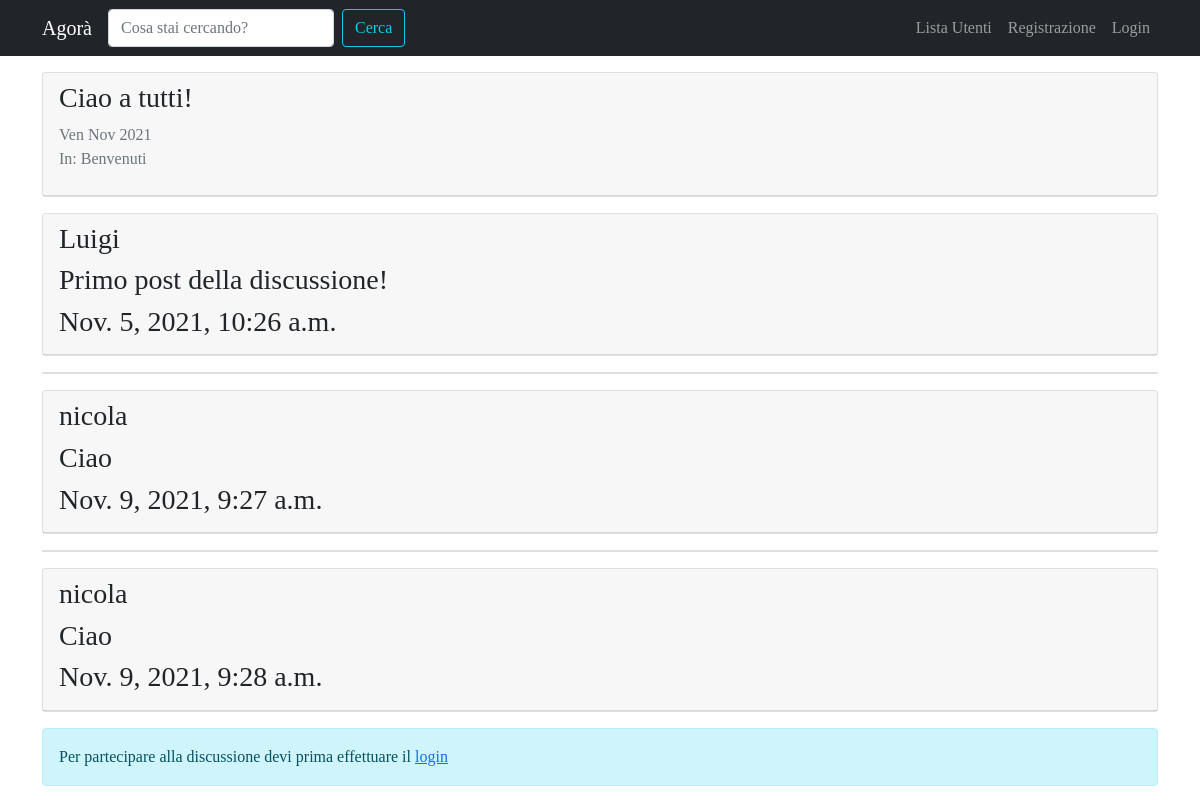
The page /forum/discussione/2/ on the database its author committed.
### forum/models.py (models this page shows, shortened)
class Discussione(models.Model):
    titolo = models.CharField(max_length=120)
    data_creazione = models.DateTimeField(auto_now_add=True)
    autore_discussione = models.ForeignKey(User, on_delete=models.CASCADE, related_name="discussioni")
    sezione_appartenenza = models.ForeignKey(Sezione, on_delete=models.CASCADE)
    class Meta:
        verbose_name = "Discussione"
        verbose_name_plural = "Discussioni"

class Post(models.Model):
    autore_post = models.ForeignKey(User, on_delete=models.CASCADE, related_name='posts')
    contenuto = models.TextField()
    data_creazione = models.DateTimeField(auto_now_add=True)
    discussione = models.ForeignKey(Discussione, on_delete=models.CASCADE)
    class Meta:
        verbose_name = "Post"
        verbose_name_plural = 'Posts'

class Sezione(models.Model):
    nome_sezione = models.CharField(max_length=80)
    descrizione = models.CharField(max_length=150, blank=True, null=True)
    logo_sezione = models.ImageField(blank=True, null=True)
    def __str__(self):
        return self.nome_sezione
    class Meta:
        verbose_name = "Sezione"
        verbose_name_plural = "Sezioni"

### forum/views.py (the view)
# urls.py: path('discussione/<int:pk>/', views.visualizza_discussione, name='visualizza_discussione'),
def visualizza_discussione(request, pk):
    discussione = get_object_or_404(Discussione, pk=pk)
    posts_discussione = Post.objects.filter(discussione=discussione)
    form_risposta = PostModelForm()
    context = {'discussione': discussione, 'posts_discussione': posts_discussione, "form_risposta": form_risposta}
    return render(request, "forum/singola_discussione.html", context)

### forum/forms.py
class PostModelForm(forms.ModelForm):
    class Meta:
        model = Post
        fields = ["contenuto"]
        widgets = {
            "contenuto": forms.Textarea(attrs={'rows': '5'})
        }
        labels = {"contenuto": "Messaggio"}

### forum/templates/forum/singola_discussione.html (shortened to what this page needs)
{% extends 'base.html' %}
{% load crispy_forms_tags %}
{% block content %}
    {% for post in posts_discussione %}
    <div class="card my-3">
        {% if forloop.first %}
        <div class="card-header">
            <h3>{{ discussione.titolo }}</h3>
            <p class="text-muted">{{ discussione.data_creazione|date:"D M Y" }}
            <br>In: {{ discussione.sezione_appartenenza }}</p>
        </div>
        {% endif %}
    </div>
        <div class="card my-3">
            <div class="card-header">
                <h3> {{ post.autore_post }} </h3>
                <h3> {{ post.contenuto }} </h3>
                <h3> {{ post.data_creazione }} </h3>
            </div>
        </div>
    {% endfor %}
    {% if request.user.is_authenticated %}
        {% include 'forum/form_risposta.html' %}
    {% else %}
        <div class="alert alert-info" role="alert">
            Per partecipare alla discussione devi prima effettuare il <a href="{% url 'login' %}?next={{ request.get_full_path }}">login</a>
        </div>
    {% endif %}
{% endblock content %}

### static-storage/css/agora.css (style rules this page uses)
body { font-family: 'Slabo 27px', serif; }

### rows shown on the page
Post: autore_post "Luigi", contenuto "Primo post della discussione!", data_creazione "Nov. 5, 2021, 10:26 a.m."
Discussione: titolo "Ciao a tutti!", data_creazione "Ven Nov 2021", sezione_appartenenza "Benvenuti"
Post: autore_post "nicola", contenuto "Ciao", data_creazione "Nov. 9, 2021, 9:27 a.m."
Post: autore_post "nicola", contenuto "Ciao", data_creazione "Nov. 9, 2021, 9:28 a.m."
